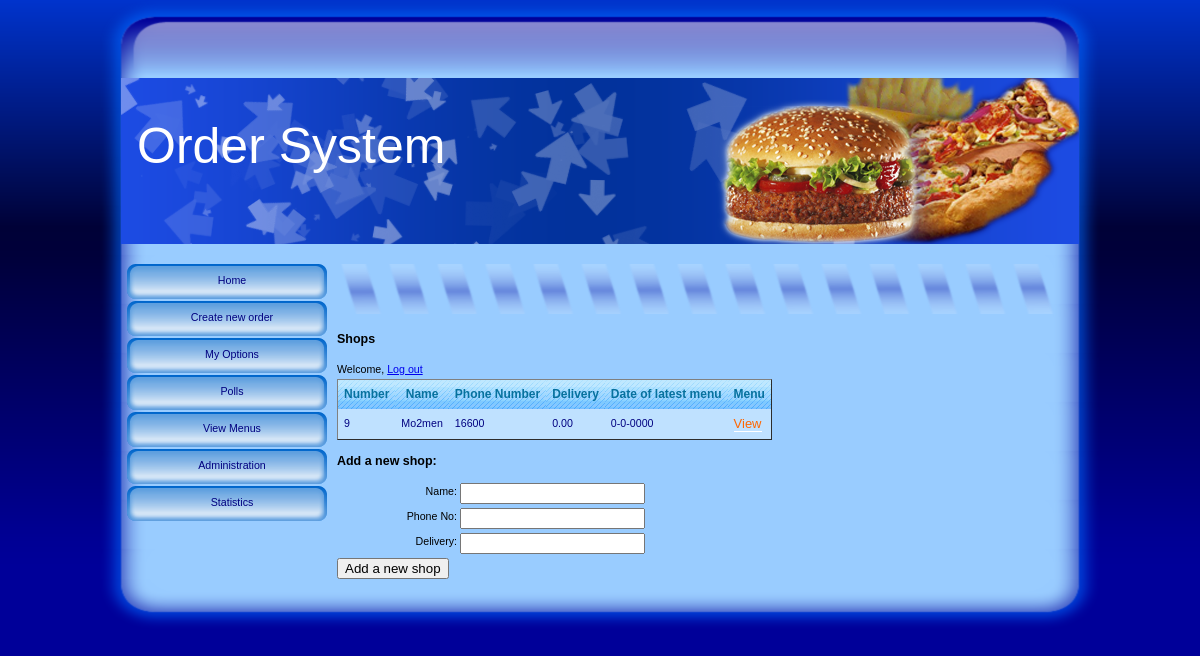
/shops.php (signed in), run on the app's committed database.
### tables this page shows
CREATE TABLE  `shop` (
  `id` int(10) unsigned NOT NULL auto_increment,
  `name` varchar(100) NOT NULL,
  `phone_number` varchar(10) NOT NULL,
  `date_modified` date NOT NULL default '0000-00-00',
  PRIMARY KEY  (`id`)
);

### shops.php (the view, shortened to what this page needs)
<!DOCTYPE html PUBLIC "-//W3C//DTD XHTML 1.1//EN" "http://www.w3.org/TR/xhtml11/DTD/xhtml11.dtd">
<html>
<head>
<?php include 'head.php';?>
</head>
<body>
<?php include 'frame.php'; ?>
<h3>Shops</h3>
<?php
include 'logincode.php';
?>
<table border=1 cellspacing=0>
	<tr>
		<th>Number</th>
		<th>Name</th>
		<th>Phone Number</th>
		<th>Delivery</th>
		<th>Date of latest menu</th>
		<th>Menu</th>
	</tr>
	<?php
	$query = 'SELECT id,name,phone_number,date_format(date_modified,\'%e-%c-%Y\') date_modified,delivery FROM shop s;';
	$result = mysql_query($query);
	$odd = true;
	while($row=mysql_fetch_array($result))
	{
		echo "<tr class=\"".($odd?"odd":"even")."\"><td>".$row['id']."</td><td>".$row['name']."</td><td>".$row['phone_number']."</td><td>".$row['delivery']."</td><td>".$row['date_modified']."</td><td><a href='menus.php?shopId=".$row['id']."'>View</a></td>
		";
		echo "</tr>";
		$odd = ! $odd;
	}
	?>
</table>
<h3>Add a new shop:</h3>
<form method='post' action=shops.php>
<div class="form">
<ol>
	<li><label>Name:</label><input type=text name='name' /></li>
	<li><label>Phone No:</label><input type=text name='phone_number' /></li>
	<li><label>Delivery:</label><input type=text name='delivery' /></li>
	<li class="submit"><input type=submit value='Add a new shop' /><input
		type=hidden name=command value=add /></li>
</ol>
</div>
</form>
	<?php include 'frameend.php';?>
</body>
</html>

### style.css (style rules this page uses)
body { background: #000099 url(images/back.png) top center repeat-x; margin: 0; padding: 0; font: normal 8pt/13pt verdana, arial,sans-serif; }
table { margin:0; padding:0; font-family: "Trebuchet MS", Trebuchet, Arial, sans-serif; color: #000080; }
tbody tr { background: #7AAFE4; font-size: 13px; }
tbody tr.odd { background: #BFE1FF; }
tbody tr th, tbody tr td { padding: 6px; border: solid 0 #326e87; }
tbody tr th { background-image: url(images/col_bg.gif); background-repeat: repeat-x; font-family: "Trebuchet MS", Trebuchet, Arial, sans-serif; font-size: 12px; padding: 6px; text-align: center; font-weight: bold; color: #07719E; border-bottom: solid 0px white; }
table a { color: #FF6600; text-decoration: none; font-size: 13px; border-bottom: solid 1px white; }
#stuff td { font: normal 8pt/13pt tahoma, arial,sans-serif; }
#stuff table { background-color: red; }
#stuff form { float: none; }
div.form { padding: 0px; }
div.form ol { list-style: none; padding: 0; margin: 0; vertical-align:top; }
div.form li { margin-top: 4px; padding: 0px; width: 100%; vertical-align:top; }
div.form label { float: left; width: 120px; text-align: right; margin-right: 3px; }

### data on the page
shop: id "9", name "Mo2men", phone_number "16600", delivery "0.00", date_modified "0-0-0000"
